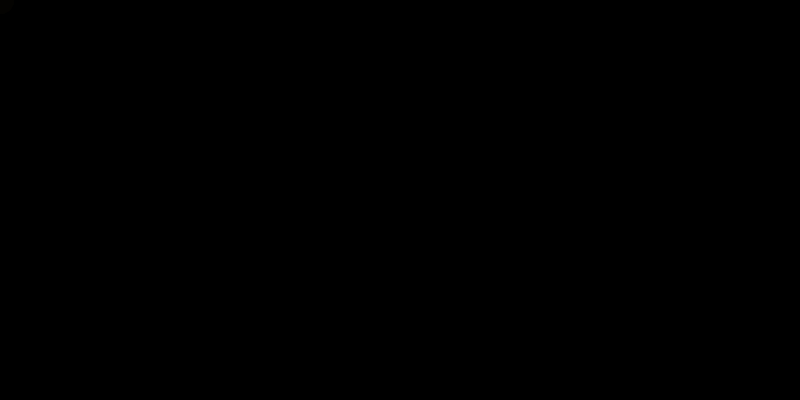
Frame 1 (no input)
Frame 60 (the mouse pressed at the canvas centre just before this capture): blank canvas, image omitted
Frame 120 (the mouse held since frame 60 and released just before this capture): blank canvas, image omitted

The Processing sketch that drew this single still picture (run headless with seeded random() and noise(); from frame 60 on, the mouse is pressed at the canvas centre):

// Processing sketch: processing_104622
// ── processing_104622.pde

void setup () {
  size(800,400);
  background(0);
  
}


void draw () {
  noStroke();
  frameRate(30);
  background(0);
  noCursor();
  fill(frameCount*10%6,frameCount*3%6,frameCount*7%6,255-frameCount/10);
  if (mousePressed){
    background(frameCount*10%6,frameCount*3%6,frameCount*7%6);
  fill(0,0,0,255-frameCount/10);}
  
  ellipse(mouseX-frameCount/8,mouseY-frameCount/8,28,28);
  ellipse(mouseX+frameCount/8,mouseY+frameCount/8,28,28);
  ellipse(mouseX-frameCount/8,mouseY+frameCount/8,28,28);
  ellipse(mouseX+frameCount/8,mouseY-frameCount/8,28,28);
  ellipse(mouseX,mouseY-frameCount/6,28,28);
  ellipse(mouseX,mouseY+frameCount/6,28,28);
  ellipse(mouseX+frameCount/6,mouseY,28,28);
  ellipse(mouseX-frameCount/6,mouseY,28,28);
  
   ellipse(mouseX-frameCount/4,mouseY-frameCount/4,22,22);
  ellipse(mouseX+frameCount/4,mouseY+frameCount/4,22,22);
  ellipse(mouseX-frameCount/4,mouseY+frameCount/4,22,22);
  ellipse(mouseX+frameCount/4,mouseY-frameCount/4,22,22);
  ellipse(mouseX,mouseY-frameCount/3,22,22);
  ellipse(mouseX,mouseY+frameCount/3,22,22);
  ellipse(mouseX+frameCount/3,mouseY,22,22);
  ellipse(mouseX-frameCount/3,mouseY,22,22);
  
   ellipse(mouseX-frameCount*2,mouseY-frameCount*2,10,10);
  ellipse(mouseX+frameCount*2,mouseY+frameCount*2,10,10);
  ellipse(mouseX-frameCount*2,mouseY+frameCount*2,10,10);
  ellipse(mouseX+frameCount*2,mouseY-frameCount*2,10,10);
  ellipse(mouseX,mouseY-frameCount*3,10,10);
  ellipse(mouseX,mouseY+frameCount*3,10,10);
  ellipse(mouseX+frameCount*3,mouseY,10,10);
  ellipse(mouseX-frameCount*3,mouseY,10,10);
  
   ellipse(mouseX-frameCount,mouseY-frameCount,13,13);
  ellipse(mouseX+frameCount,mouseY+frameCount,13,13);
  ellipse(mouseX-frameCount,mouseY+frameCount,13,13);
  ellipse(mouseX+frameCount,mouseY-frameCount,13,13);
  ellipse(mouseX,mouseY-frameCount/0.7,13,13);
  ellipse(mouseX,mouseY+frameCount/0.7,13,13);
  ellipse(mouseX+frameCount/0.7,mouseY,13,13);
  ellipse(mouseX-frameCount/0.7,mouseY,13,13);
  
  ellipse(mouseX-frameCount/2,mouseY-frameCount/2,17,17);
  ellipse(mouseX+frameCount/2,mouseY+frameCount/2,17,17);
  ellipse(mouseX-frameCount/2,mouseY+frameCount/2,17,17);
  ellipse(mouseX+frameCount/2,mouseY-frameCount/2,17,17);
  ellipse(mouseX,mouseY-frameCount/1.5,17,17);
  ellipse(mouseX,mouseY+frameCount/1.5,17,17);
  ellipse(mouseX+frameCount/1.5,mouseY,17,17);
  ellipse(mouseX-frameCount/1.5,mouseY,17,17);
  
  ellipse(mouseX-frameCount*7,mouseY-frameCount*7,3,3);
  ellipse(mouseX+frameCount*7,mouseY+frameCount*7,3,3);
  ellipse(mouseX-frameCount*7,mouseY+frameCount*7,3,3);
  ellipse(mouseX+frameCount*7,mouseY-frameCount*7,3,3);
  ellipse(mouseX,mouseY-frameCount*10,3,3);
  ellipse(mouseX,mouseY+frameCount*10,3,3);
  ellipse(mouseX+frameCount*10,mouseY,3,3);
  ellipse(mouseX-frameCount*10,mouseY,3,3);
  
  ellipse(mouseX-frameCount*5,mouseY-frameCount*5,4,4);
  ellipse(mouseX+frameCount*5,mouseY+frameCount*5,4,4);
  ellipse(mouseX-frameCount*5,mouseY+frameCount*5,4,4);
  ellipse(mouseX+frameCount*5,mouseY-frameCount*5,4,4);
  ellipse(mouseX,mouseY-frameCount*7,4,4);
  ellipse(mouseX,mouseY+frameCount*7,4,4);
  ellipse(mouseX+frameCount*7,mouseY,4,4);
  ellipse(mouseX-frameCount*7,mouseY,4,4);
  
  ellipse(mouseX-frameCount*4,mouseY-frameCount*4,5,5);
  ellipse(mouseX+frameCount*4,mouseY+frameCount*4,5,5);
  ellipse(mouseX-frameCount*4,mouseY+frameCount*4,5,5);
  ellipse(mouseX+frameCount*4,mouseY-frameCount*4,5,5);
  ellipse(mouseX,mouseY-frameCount*5,5,5);
  ellipse(mouseX,mouseY+frameCount*5,5,5);
  ellipse(mouseX+frameCount*5,mouseY,5,5);
  ellipse(mouseX-frameCount*5,mouseY,5,5);
  
  
 ellipse(mouseX-frameCount*3,mouseY-frameCount*3,7,7);
  ellipse(mouseX+frameCount*3,mouseY+frameCount*3,7,7);
  ellipse(mouseX-frameCount*3,mouseY+frameCount*3,7,7);
  ellipse(mouseX+frameCount*3,mouseY-frameCount*3,7,7);
  ellipse(mouseX,mouseY-frameCount*4,7,7);
  ellipse(mouseX,mouseY+frameCount*4,7,7);
  ellipse(mouseX+frameCount*4,mouseY,7,7);
  ellipse(mouseX-frameCount*4,mouseY,7,7);
  
 
  
 
  
  
  ellipse(mouseX,mouseY,frameCount/5,frameCount/5);
  
  
  
  
}
